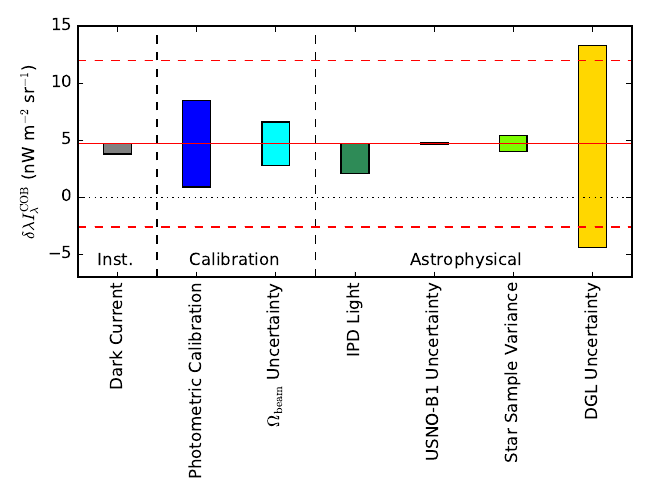

Reproduce this figure in Python.
import numpy as np
import matplotlib.pyplot as plt
from matplotlib import rc

fig=plt.figure(figsize=(6.5,5))

ax = plt.subplot(111)

xmin = 0.5
xmax = 7.5
ymin=-7
ymax=15

num=7
width = 0.35
ind = np.arange(num) - width / 2 + 1
err_lo = np.array([0.9,3.8,1.9,2.6,0.1,0.7,9.1])
err_hi = np.array([0.0,3.8,1.9,0.0,0.1,0.7,8.6])
meann = 4.7
mean = meann * np.ones(num)

colors=['grey','blue','cyan','seagreen','green','lawngreen','gold','orange']

ax.plot([1.5,1.5],[ymin,ymax],linestyle='--',color='black')
ax.plot([3.5,3.5],[ymin,ymax],linestyle='--',color='black')

ax.bar(ind,err_lo,width,bottom=mean - err_lo,color=colors)
ax.bar(ind,err_hi,width,bottom=mean,color=colors)
ax.plot([xmin,xmax],[meann,meann],linestyle='-',color='red')
ax.plot([xmin,xmax],[0,0],linestyle=':',color='black')
ax.plot([xmin,xmax],[mean + 7.3,mean + 7.3],linestyle='--',color='red')
ax.plot([xmin,xmax],[mean - 7.3,mean - 7.3],linestyle='--',color='red')

ax.annotate('Inst.',xy=(0.75,-6),xytext=(0.75,-6))
ax.annotate('Calibration',xy=(1.91,-6),xytext=(1.91,-6))
ax.annotate('Astrophysical',xy=(4.7,-6),xytext=(4.7,-6))

ax.set_xticklabels(('', 'Dark Current', 'Photometric Calibration',r'$\Omega_{\rm beam}$ Uncertainty', 'IPD Light','USNO-B1 Uncertainty','Star Sample Variance','DGL Uncertainty',''),rotation='vertical')

ax.set_xlim(xmin,xmax)
ax.set_ylim(ymin,ymax)
ax.set_ylabel(r'$\delta \lambda I_{\lambda}^{\rm COB}$ (nW m$^{-2}$ sr$^{-1}$)')

plt.tight_layout()
#plt.show()
plt.savefig('nh_plot_systematics.pdf')

plt.close()
